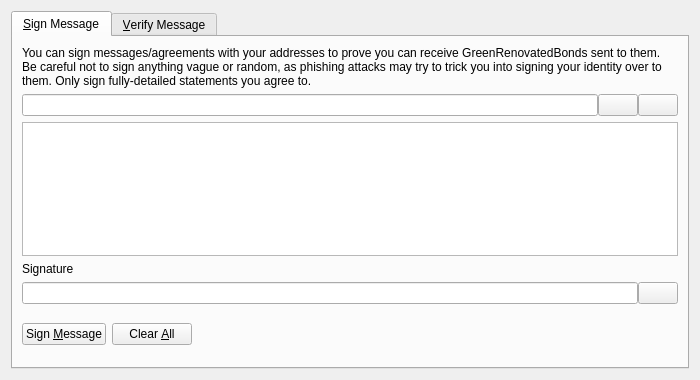
<?xml version="1.0" encoding="UTF-8"?>
<ui version="4.0">
 <class>SignVerifyMessageDialog</class>
 <widget class="QDialog" name="SignVerifyMessageDialog">
  <property name="geometry">
   <rect>
    <x>0</x>
    <y>0</y>
    <width>700</width>
    <height>380</height>
   </rect>
  </property>
  <property name="windowTitle">
   <string>Signatures - Sign / Verify a Message</string>
  </property>
  <property name="modal">
   <bool>true</bool>
  </property>
  <layout class="QVBoxLayout" name="verticalLayout">
   <item>
    <widget class="QTabWidget" name="tabWidget">
     <property name="currentIndex">
      <number>0</number>
     </property>
     <widget class="QWidget" name="tabSignMessage">
      <attribute name="title">
       <string>&amp;Sign Message</string>
      </attribute>
      <layout class="QVBoxLayout" name="verticalLayout_SM">
       <item>
        <widget class="QLabel" name="infoLabel_SM">
         <property name="text">
          <string>You can sign messages/agreements with your addresses to prove you can receive GreenRenovatedBonds sent to them. Be careful not to sign anything vague or random, as phishing attacks may try to trick you into signing your identity over to them. Only sign fully-detailed statements you agree to.</string>
         </property>
         <property name="textFormat">
          <enum>Qt::PlainText</enum>
         </property>
         <property name="wordWrap">
          <bool>true</bool>
         </property>
        </widget>
       </item>
       <item>
        <layout class="QHBoxLayout" name="horizontalLayout_1_SM">
         <property name="spacing">
          <number>0</number>
         </property>
         <item>
          <widget class="QValidatedLineEdit" name="addressIn_SM">
           <property name="toolTip">
            <string>The GreenRenovatedBonds address to sign the message with</string>
           </property>
          </widget>
         </item>
         <item>
          <widget class="QPushButton" name="addressBookButton_SM">
           <property name="toolTip">
            <string>Choose previously used address</string>
           </property>
           <property name="text">
            <string/>
           </property>
           <property name="shortcut">
            <string>Alt+A</string>
           </property>
           <property name="autoDefault">
            <bool>false</bool>
           </property>
          </widget>
         </item>
         <item>
          <widget class="QPushButton" name="pasteButton_SM">
           <property name="toolTip">
            <string>Paste address from clipboard</string>
           </property>
           <property name="text">
            <string/>
           </property>
           <property name="shortcut">
            <string>Alt+P</string>
           </property>
           <property name="autoDefault">
            <bool>false</bool>
           </property>
          </widget>
         </item>
        </layout>
       </item>
       <item>
        <widget class="QPlainTextEdit" name="messageIn_SM">
         <property name="toolTip">
          <string>Enter the message you want to sign here</string>
         </property>
        </widget>
       </item>
       <item>
        <widget class="QLabel" name="signatureLabel_SM">
         <property name="text">
          <string>Signature</string>
         </property>
         <property name="textFormat">
          <enum>Qt::PlainText</enum>
         </property>
        </widget>
       </item>
       <item>
        <layout class="QHBoxLayout" name="horizontalLayout_2_SM">
         <property name="spacing">
          <number>0</number>
         </property>
         <item>
          <widget class="QLineEdit" name="signatureOut_SM">
           <property name="font">
            <font>
             <italic>true</italic>
            </font>
           </property>
           <property name="readOnly">
            <bool>true</bool>
           </property>
          </widget>
         </item>
         <item>
          <widget class="QPushButton" name="copySignatureButton_SM">
           <property name="toolTip">
            <string>Copy the current signature to the system clipboard</string>
           </property>
           <property name="text">
            <string/>
           </property>
           <property name="autoDefault">
            <bool>false</bool>
           </property>
          </widget>
         </item>
        </layout>
       </item>
       <item>
        <layout class="QHBoxLayout" name="horizontalLayout_3_SM">
         <item>
          <widget class="QPushButton" name="signMessageButton_SM">
           <property name="toolTip">
            <string>Sign the message to prove you own this GreenRenovatedBonds address</string>
           </property>
           <property name="text">
            <string>Sign &amp;Message</string>
           </property>
           <property name="autoDefault">
            <bool>false</bool>
           </property>
          </widget>
         </item>
         <item>
          <widget class="QPushButton" name="clearButton_SM">
           <property name="toolTip">
            <string>Reset all sign message fields</string>
           </property>
           <property name="text">
            <string>Clear &amp;All</string>
           </property>
           <property name="autoDefault">
            <bool>false</bool>
           </property>
          </widget>
         </item>
         <item>
          <spacer name="horizontalSpacer_1_SM">
           <property name="orientation">
            <enum>Qt::Horizontal</enum>
           </property>
           <property name="sizeHint" stdset="0">
            <size>
             <width>40</width>
             <height>48</height>
            </size>
           </property>
          </spacer>
         </item>
         <item>
          <widget class="QLabel" name="statusLabel_SM">
           <property name="font">
            <font>
             <weight>75</weight>
             <bold>true</bold>
            </font>
           </property>
           <property name="text">
            <string/>
           </property>
           <property name="wordWrap">
            <bool>true</bool>
           </property>
          </widget>
         </item>
         <item>
          <spacer name="horizontalSpacer_2_SM">
           <property name="orientation">
            <enum>Qt::Horizontal</enum>
           </property>
           <property name="sizeHint" stdset="0">
            <size>
             <width>40</width>
             <height>48</height>
            </size>
           </property>
          </spacer>
         </item>
        </layout>
       </item>
      </layout>
     </widget>
     <widget class="QWidget" name="tabVerifyMessage">
      <attribute name="title">
       <string>&amp;Verify Message</string>
      </attribute>
      <layout class="QVBoxLayout" name="verticalLayout_VM">
       <item>
        <widget class="QLabel" name="infoLabel_VM">
         <property name="text">
          <string>Enter the receiver's address, message (ensure you copy line breaks, spaces, tabs, etc. exactly) and signature below to verify the message. Be careful not to read more into the signature than what is in the signed message itself, to avoid being tricked by a man-in-the-middle attack. Note that this only proves the signing party receives with the address, it cannot prove sendership of any transaction!</string>
         </property>
         <property name="textFormat">
          <enum>Qt::PlainText</enum>
         </property>
         <property name="alignment">
          <set>Qt::AlignLeading|Qt::AlignLeft|Qt::AlignTop</set>
         </property>
         <property name="wordWrap">
          <bool>true</bool>
         </property>
        </widget>
       </item>
       <item>
        <layout class="QHBoxLayout" name="horizontalLayout_1_VM">
         <property name="spacing">
          <number>0</number>
         </property>
         <item>
          <widget class="QValidatedLineEdit" name="addressIn_VM">
           <property name="toolTip">
            <string>The GreenRenovatedBonds address the message was signed with</string>
           </property>
          </widget>
         </item>
         <item>
          <widget class="QPushButton" name="addressBookButton_VM">
           <property name="toolTip">
            <string>Choose previously used address</string>
           </property>
           <property name="text">
            <string/>
           </property>
           <property name="shortcut">
            <string>Alt+A</string>
           </property>
           <property name="autoDefault">
            <bool>false</bool>
           </property>
          </widget>
         </item>
        </layout>
       </item>
       <item>
        <widget class="QPlainTextEdit" name="messageIn_VM"/>
       </item>
       <item>
        <widget class="QValidatedLineEdit" name="signatureIn_VM"/>
       </item>
       <item>
        <layout class="QHBoxLayout" name="horizontalLayout_2_VM">
         <item>
          <widget class="QPushButton" name="verifyMessageButton_VM">
           <property name="toolTip">
            <string>Verify the message to ensure it was signed with the specified GreenRenovatedBonds address</string>
           </property>
           <property name="text">
            <string>Verify &amp;Message</string>
           </property>
           <property name="autoDefault">
            <bool>false</bool>
           </property>
          </widget>
         </item>
         <item>
          <widget class="QPushButton" name="clearButton_VM">
           <property name="toolTip">
            <string>Reset all verify message fields</string>
           </property>
           <property name="text">
            <string>Clear &amp;All</string>
           </property>
           <property name="autoDefault">
            <bool>false</bool>
           </property>
          </widget>
         </item>
         <item>
          <spacer name="horizontalSpacer_1_VM">
           <property name="orientation">
            <enum>Qt::Horizontal</enum>
           </property>
           <property name="sizeHint" stdset="0">
            <size>
             <width>40</width>
             <height>48</height>
            </size>
           </property>
          </spacer>
         </item>
         <item>
          <widget class="QLabel" name="statusLabel_VM">
           <property name="font">
            <font>
             <weight>75</weight>
             <bold>true</bold>
            </font>
           </property>
           <property name="text">
            <string/>
           </property>
           <property name="wordWrap">
            <bool>true</bool>
           </property>
          </widget>
         </item>
         <item>
          <spacer name="horizontalSpacer_2_VM">
           <property name="orientation">
            <enum>Qt::Horizontal</enum>
           </property>
           <property name="sizeHint" stdset="0">
            <size>
             <width>40</width>
             <height>48</height>
            </size>
           </property>
          </spacer>
         </item>
        </layout>
       </item>
      </layout>
     </widget>
    </widget>
   </item>
  </layout>
 </widget>
 <customwidgets>
  <customwidget>
   <class>QValidatedLineEdit</class>
   <extends>QLineEdit</extends>
   <header>qvalidatedlineedit.h</header>
  </customwidget>
 </customwidgets>
 <resources>
  <include location="../greenrenovatedbonds.qrc"/>
 </resources>
 <connections/>
</ui>
